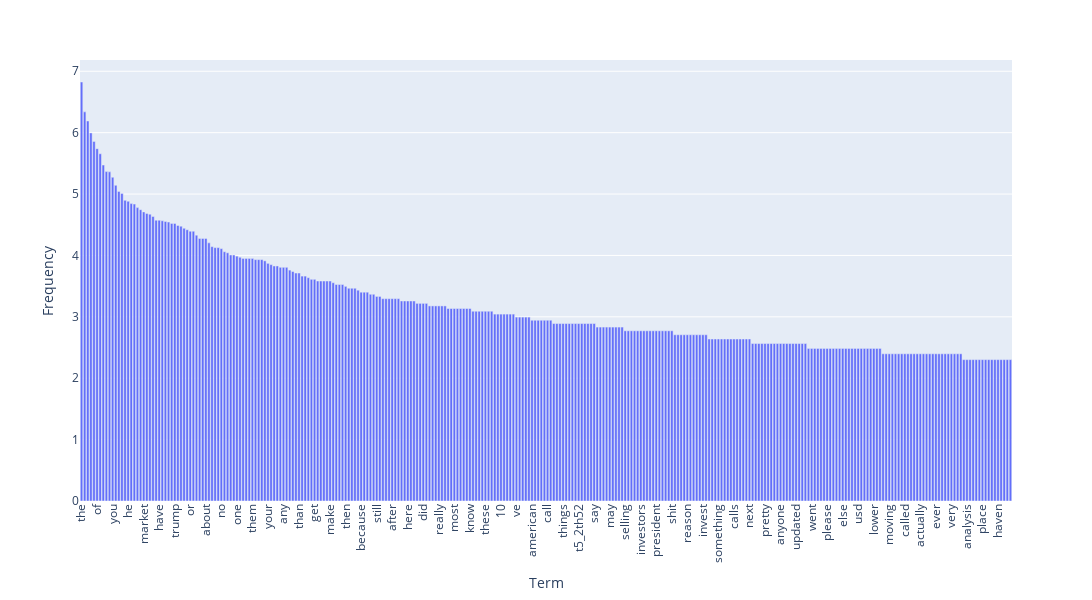

Notebook source saved alongside this figure:
### Markdown cell above
Next, we will sort them

### Code cell
df_terms = pd.DataFrame({
    "term": count_vect.get_feature_names_out(),
    "frequency": term_frequencies_log
})

# sort by frequency (descending)
df_terms = df_terms.sort_values("frequency", ascending=False)
df_terms_sorted = df_terms[:300]

# plot sorted bar chart
fig = px.bar(df_terms_sorted,
             x="term",
             y="frequency",
             labels={"term": "Term", "frequency": "Frequency"})

fig.update_layout(xaxis_tickangle=-90, height=600, width=1200)
fig.show()

### Figure 1 — Plotly figure (JSON) as saved in the notebook; plotly's stock layout.template omitted (floating-point values rounded to 4 significant figures; data arrays with more than 128 entries replaced by an {"elided": "..."} marker saying what was removed)
{"data": [{"hovertemplate": "Term=%{x}<br>Frequency=%{y}<extra></extra>", "legendgroup": "", "marker": {"color": "#636efa", "pattern": {"shape": ""}}, "name": "", "orientation": "v", "showlegend": false, "textposition": "auto", "type": "bar", "x": {"elided": "300 str values"}, "xaxis": "x", "y": {"elided": "300 float values"}, "yaxis": "y"}], "layout": {"barmode": "relative", "height": 600, "legend": {"tracegroupgap": 0}, "margin": {"t": 60}, "width": 1200, "xaxis": {"anchor": "y", "domain": [0, 1], "tickangle": -90, "title": {"text": "Term"}}, "yaxis": {"anchor": "x", "domain": [0, 1], "title": {"text": "Frequency"}}}}
